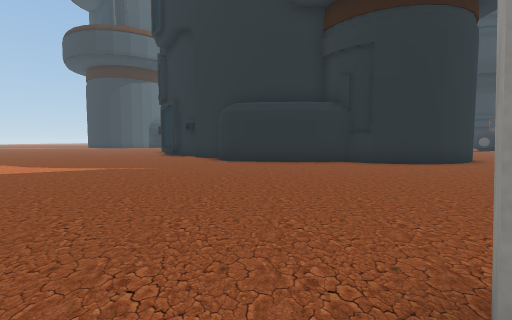
view 1 (above)

21 first-person views from a walk through a scene from a Unity 3-D project. The camera is 1.5 m above the floor, tilts 4° down and sees 85° across. The floor is counted in squares, 2 m on a side. Each view is taken from the middle of a square. On the plan, view 1 faces up. The plan holds only what a view shows up to about 10 squares ahead; the rest is blank. The place goes on beyond the plan. The player is left out. Some surface patterns are stand-ins.

view 2
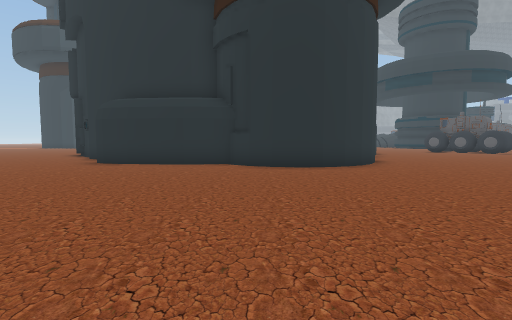

view 3
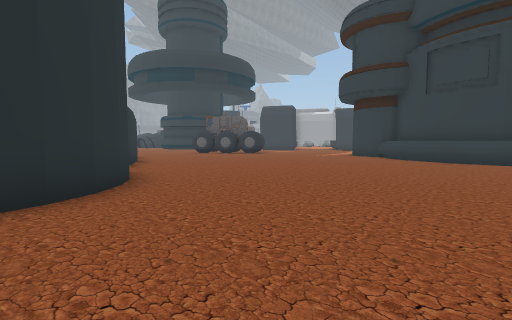

view 4
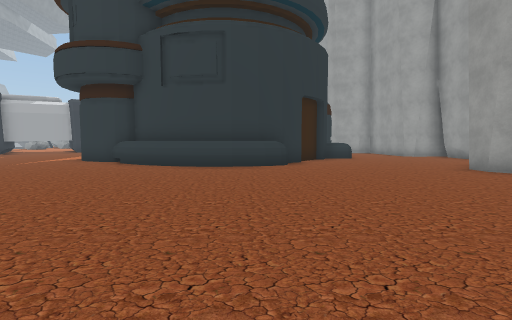

view 5
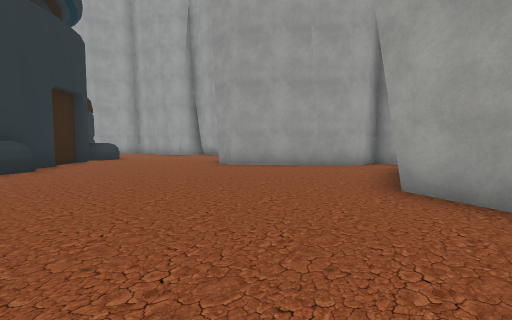

view 6
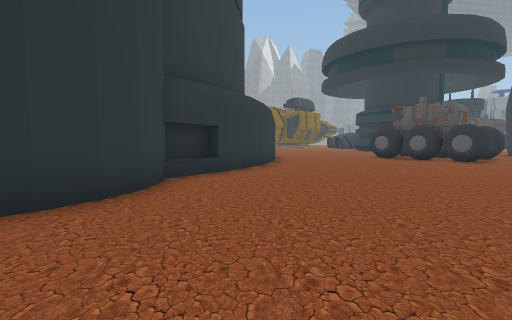

view 7
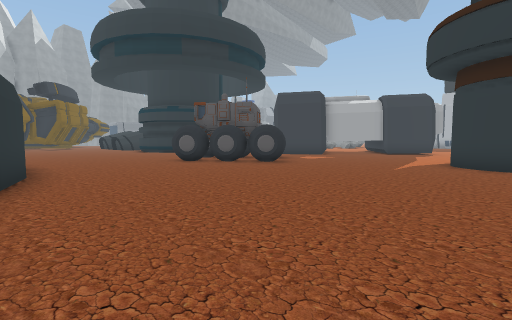

view 8
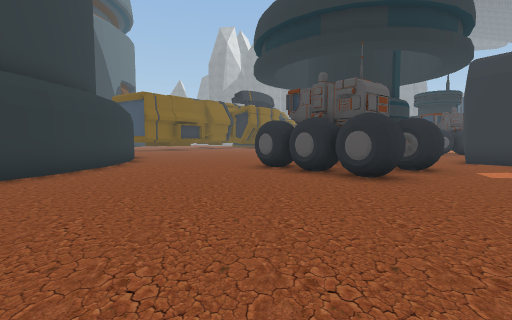

view 9
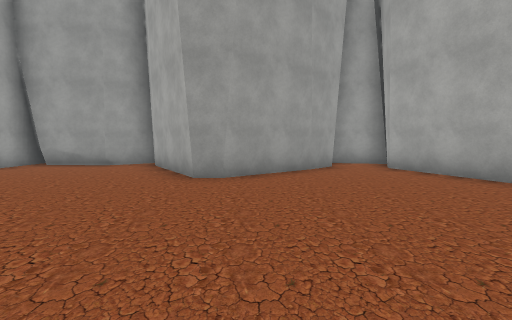

view 10
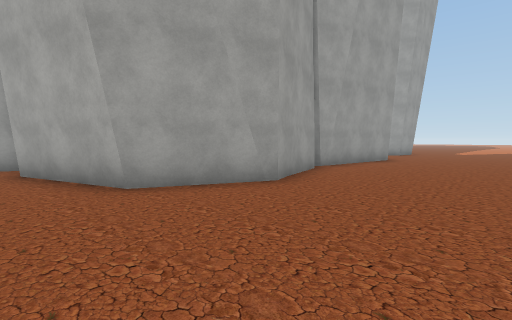

view 11
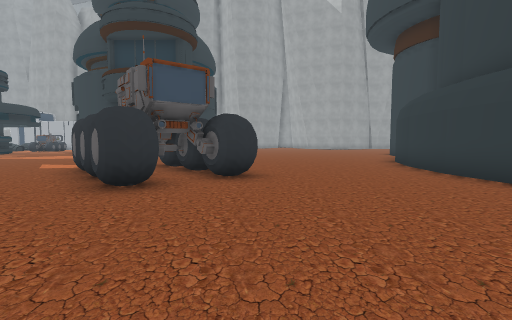

view 12
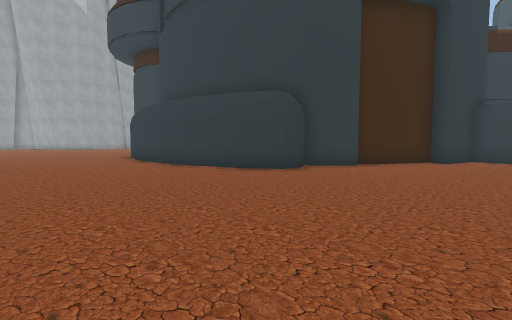

view 13
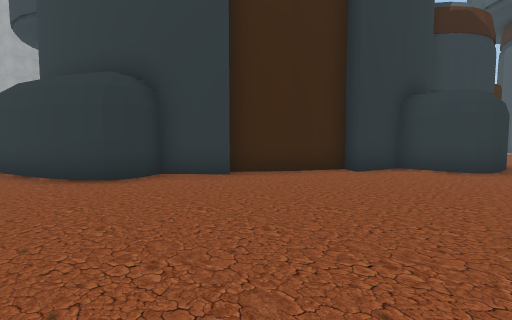

view 14
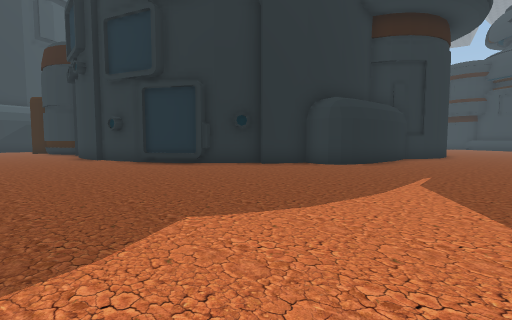

view 15
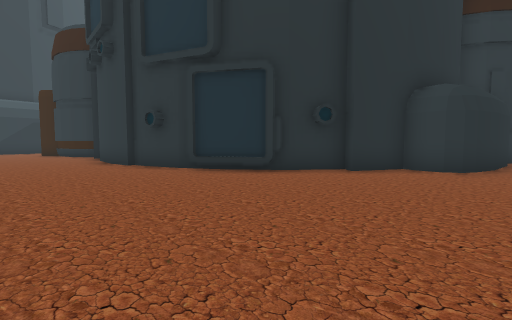

view 16
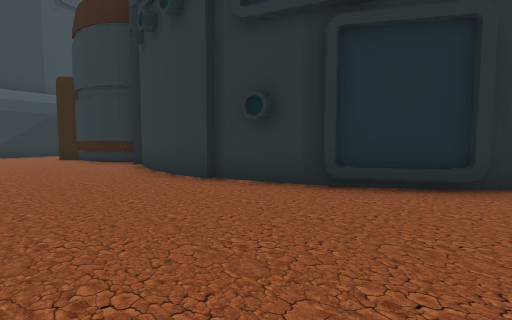

view 17
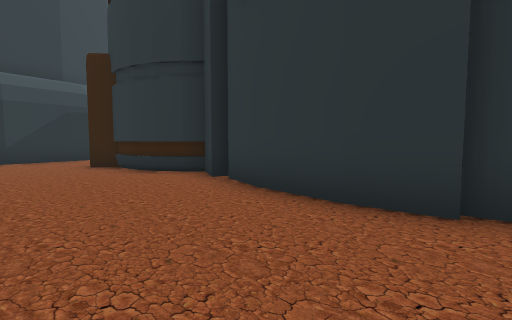

view 18
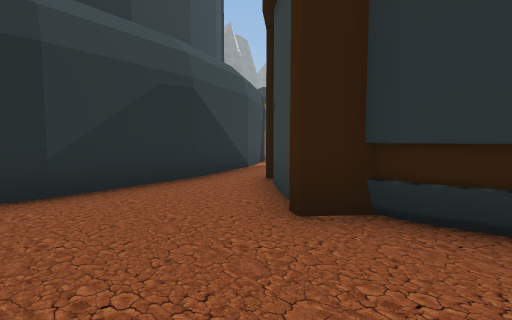

view 19
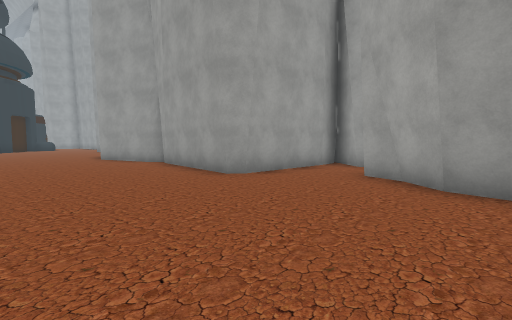

view 20
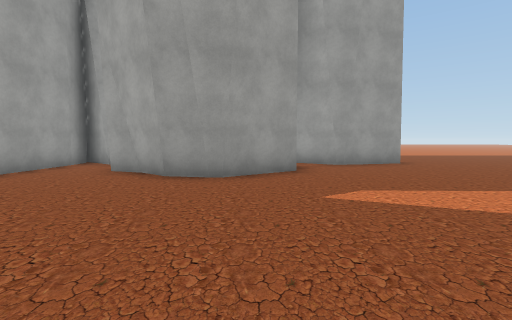

view 21
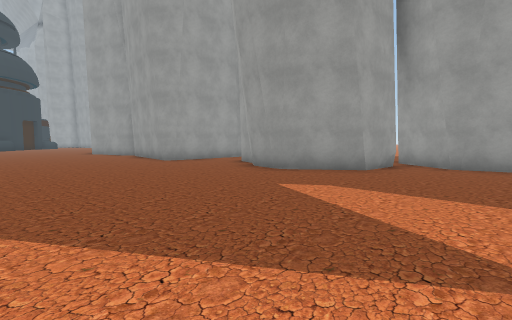

### Floor plan
Key: @ floor where view 1 was taken; # wall or solid block; x gap in a wall; . floor; = window, fence, low wall or low ledge; ^ raised ledge.
Columns run from 9 left of view 1 to 20 right of it. Each row starts with its distance up from view 1.
 29 #####.     ..........
 28 ....x.    ###............
 27 ....#       #............
 26 ...##       ##...........
 25 ...#         ##..........
 24 ...#          ###.........
 23 ...##           ###........
 22 ....#             ##........
 21 ....#              #.........
 20 ...##              #......##..
 19 ...#               ##...####..
 18 ...##              ##....####.
 17 ....#              #......##..
 16 ....#              #..........
 15 ....##            ##.........
 14 .....##           #...........
 13 ......##         #^...........
 12 .......##        #...........#
 11 ........#        #..........##
 10 ........######  ##..........#
  9 .............####..........^^
  8 ..........................=#
  7 ..........................^#
  6 ..........................^#
  5 ..........................^#
  4 ..........................####
  3 .............................#
  2 ..............................
  1 ..........###..#####.........
  0 ....###..@# ####   #..........
 -1 ...## ##..#        ##...##....
 -2 ...#    ..#         #..####...
 -3 ###.    ###         #.##  ##..
 -4   ##      #         ###    ###

Positions as (right, up) in squares from view 1, and headings:
1: (0, 0), facing up
2: (4, 1), facing up
3: (6, 5), facing up-right
4: (9, 5), facing right
5: (9, 5), facing down-right
6: (10, 7), facing up
7: (10, 10), facing up-right
8: (15, 11), facing up
9: (15, 5), facing down
10: (12, 5), facing down-left
11: (15, 25), facing down
12: (15, 28), facing down-left
13: (11, 29), facing down-left
14: (-9, 6), facing up-right
15: (-9, 9), facing up-right
16: (-9, 13), facing up-right
17: (-9, 17), facing up-right
18: (-9, 24), facing up-right
19: (-4, 5), facing down-right
20: (-5, 6), facing down
21: (-9, 6), facing down-right
